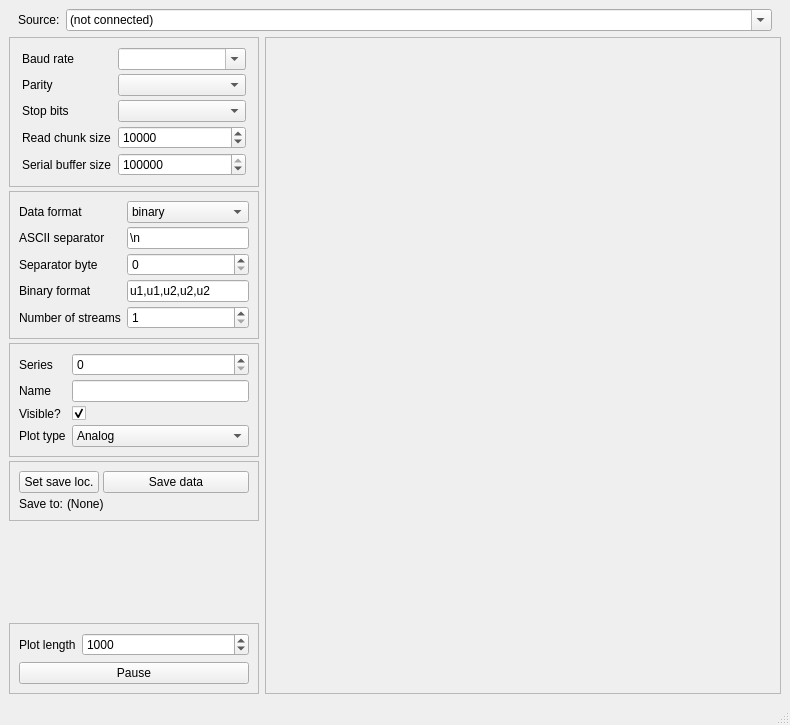
<?xml version="1.0" encoding="UTF-8"?>
<ui version="4.0">
 <class>MainWindow</class>
 <widget class="QMainWindow" name="MainWindow">
  <property name="geometry">
   <rect>
    <x>0</x>
    <y>0</y>
    <width>790</width>
    <height>725</height>
   </rect>
  </property>
  <property name="windowTitle">
   <string>splot</string>
  </property>
  <widget class="QWidget" name="centralwidget">
   <layout class="QHBoxLayout" name="horizontalLayout">
    <property name="leftMargin">
     <number>0</number>
    </property>
    <property name="topMargin">
     <number>0</number>
    </property>
    <property name="rightMargin">
     <number>0</number>
    </property>
    <property name="bottomMargin">
     <number>0</number>
    </property>
    <item>
     <widget class="QFrame" name="verticalFrame_2">
      <property name="sizePolicy">
       <sizepolicy hsizetype="Expanding" vsizetype="Preferred">
        <horstretch>0</horstretch>
        <verstretch>0</verstretch>
       </sizepolicy>
      </property>
      <layout class="QVBoxLayout" name="verticalLayout_3">
       <item>
        <widget class="QFrame" name="sourceFrame_2">
         <property name="sizePolicy">
          <sizepolicy hsizetype="Expanding" vsizetype="Fixed">
           <horstretch>0</horstretch>
           <verstretch>0</verstretch>
          </sizepolicy>
         </property>
         <property name="toolTipDuration">
          <number>-1</number>
         </property>
         <property name="frameShape">
          <enum>QFrame::NoFrame</enum>
         </property>
         <property name="frameShadow">
          <enum>QFrame::Plain</enum>
         </property>
         <layout class="QFormLayout" name="sourceFrame">
          <property name="fieldGrowthPolicy">
           <enum>QFormLayout::ExpandingFieldsGrow</enum>
          </property>
          <property name="formAlignment">
           <set>Qt::AlignLeading|Qt::AlignLeft|Qt::AlignTop</set>
          </property>
          <property name="topMargin">
           <number>0</number>
          </property>
          <property name="bottomMargin">
           <number>0</number>
          </property>
          <item row="0" column="0">
           <widget class="QLabel" name="sourceLabel">
            <property name="sizePolicy">
             <sizepolicy hsizetype="Preferred" vsizetype="Preferred">
              <horstretch>0</horstretch>
              <verstretch>0</verstretch>
             </sizepolicy>
            </property>
            <property name="text">
             <string>Source:</string>
            </property>
           </widget>
          </item>
          <item row="0" column="1">
           <widget class="QComboBox" name="serialPortComboBox">
            <property name="sizePolicy">
             <sizepolicy hsizetype="Expanding" vsizetype="Fixed">
              <horstretch>0</horstretch>
              <verstretch>0</verstretch>
             </sizepolicy>
            </property>
            <property name="toolTip">
             <string>&lt;html&gt;&lt;head/&gt;&lt;body&gt;&lt;p&gt;Select a serial port attached to the system.&lt;/p&gt;&lt;p&gt;&lt;br/&gt;You can also enter an IP address and port, e.g. &amp;quot;127.0.0.1:19021&amp;quot; to connect to port 19021 on the local machine. By default, splot assumes you want a tcp connection, but you can receive udp data as well by entering &amp;quot;udp://&amp;lt;IP&amp;gt;:port&amp;quot;.&lt;/p&gt;&lt;/body&gt;&lt;/html&gt;</string>
            </property>
            <property name="toolTipDuration">
             <number>-1</number>
            </property>
            <property name="editable">
             <bool>true</bool>
            </property>
            <property name="sizeAdjustPolicy">
             <enum>QComboBox::AdjustToContents</enum>
            </property>
            <property name="frame">
             <bool>true</bool>
            </property>
            <item>
             <property name="text">
              <string>(not connected)</string>
             </property>
            </item>
           </widget>
          </item>
         </layout>
        </widget>
       </item>
       <item>
        <layout class="QHBoxLayout" name="horizontalLayout_2">
         <item>
          <widget class="QFrame" name="leftFrame">
           <property name="sizePolicy">
            <sizepolicy hsizetype="Fixed" vsizetype="Preferred">
             <horstretch>0</horstretch>
             <verstretch>0</verstretch>
            </sizepolicy>
           </property>
           <property name="minimumSize">
            <size>
             <width>250</width>
             <height>0</height>
            </size>
           </property>
           <property name="maximumSize">
            <size>
             <width>250</width>
             <height>16777215</height>
            </size>
           </property>
           <layout class="QVBoxLayout" name="verticalLayout_2">
            <property name="spacing">
             <number>4</number>
            </property>
            <property name="leftMargin">
             <number>0</number>
            </property>
            <property name="topMargin">
             <number>0</number>
            </property>
            <property name="rightMargin">
             <number>0</number>
            </property>
            <property name="bottomMargin">
             <number>0</number>
            </property>
            <item>
             <widget class="QFrame" name="serialParametersFrame">
              <property name="sizePolicy">
               <sizepolicy hsizetype="Expanding" vsizetype="Preferred">
                <horstretch>0</horstretch>
                <verstretch>0</verstretch>
               </sizepolicy>
              </property>
              <property name="frameShape">
               <enum>QFrame::StyledPanel</enum>
              </property>
              <property name="frameShadow">
               <enum>QFrame::Raised</enum>
              </property>
              <layout class="QFormLayout" name="serialParametersFormLayout">
               <property name="fieldGrowthPolicy">
                <enum>QFormLayout::ExpandingFieldsGrow</enum>
               </property>
               <property name="verticalSpacing">
                <number>4</number>
               </property>
               <property name="leftMargin">
                <number>12</number>
               </property>
               <property name="topMargin">
                <number>10</number>
               </property>
               <property name="rightMargin">
                <number>12</number>
               </property>
               <property name="bottomMargin">
                <number>10</number>
               </property>
               <item row="0" column="0">
                <widget class="QLabel" name="serialBaudRateLabel">
                 <property name="text">
                  <string>Baud rate</string>
                 </property>
                </widget>
               </item>
               <item row="0" column="1">
                <widget class="QComboBox" name="serialBaudRateComboBox">
                 <property name="sizePolicy">
                  <sizepolicy hsizetype="Expanding" vsizetype="Fixed">
                   <horstretch>0</horstretch>
                   <verstretch>0</verstretch>
                  </sizepolicy>
                 </property>
                 <property name="editable">
                  <bool>true</bool>
                 </property>
                 <property name="insertPolicy">
                  <enum>QComboBox::NoInsert</enum>
                 </property>
                </widget>
               </item>
               <item row="1" column="0">
                <widget class="QLabel" name="serialParityLabel">
                 <property name="text">
                  <string>Parity</string>
                 </property>
                </widget>
               </item>
               <item row="1" column="1">
                <widget class="QComboBox" name="serialParityComboBox">
                 <property name="sizePolicy">
                  <sizepolicy hsizetype="Expanding" vsizetype="Fixed">
                   <horstretch>0</horstretch>
                   <verstretch>0</verstretch>
                  </sizepolicy>
                 </property>
                </widget>
               </item>
               <item row="2" column="0">
                <widget class="QLabel" name="serialStopBitsLabel">
                 <property name="text">
                  <string>Stop bits</string>
                 </property>
                </widget>
               </item>
               <item row="2" column="1">
                <widget class="QComboBox" name="serialStopBitsComboBox">
                 <property name="sizePolicy">
                  <sizepolicy hsizetype="Expanding" vsizetype="Fixed">
                   <horstretch>0</horstretch>
                   <verstretch>0</verstretch>
                  </sizepolicy>
                 </property>
                </widget>
               </item>
               <item row="4" column="0">
                <widget class="QLabel" name="serialReadChunkSizeLabel">
                 <property name="text">
                  <string>Read chunk size</string>
                 </property>
                </widget>
               </item>
               <item row="4" column="1">
                <widget class="QSpinBox" name="serialReadChunkSizeSpinBox">
                 <property name="sizePolicy">
                  <sizepolicy hsizetype="Expanding" vsizetype="Fixed">
                   <horstretch>0</horstretch>
                   <verstretch>0</verstretch>
                  </sizepolicy>
                 </property>
                 <property name="keyboardTracking">
                  <bool>false</bool>
                 </property>
                 <property name="minimum">
                  <number>1</number>
                 </property>
                 <property name="maximum">
                  <number>99999999</number>
                 </property>
                 <property name="value">
                  <number>10000</number>
                 </property>
                </widget>
               </item>
               <item row="5" column="0">
                <widget class="QLabel" name="serialBufferSizeLabel">
                 <property name="text">
                  <string>Serial buffer size</string>
                 </property>
                </widget>
               </item>
               <item row="5" column="1">
                <widget class="QSpinBox" name="serialBufferSizeSpinBox">
                 <property name="sizePolicy">
                  <sizepolicy hsizetype="Expanding" vsizetype="Fixed">
                   <horstretch>0</horstretch>
                   <verstretch>0</verstretch>
                  </sizepolicy>
                 </property>
                 <property name="keyboardTracking">
                  <bool>false</bool>
                 </property>
                 <property name="minimum">
                  <number>10</number>
                 </property>
                 <property name="maximum">
                  <number>99999999</number>
                 </property>
                 <property name="value">
                  <number>100000</number>
                 </property>
                </widget>
               </item>
              </layout>
             </widget>
            </item>
            <item>
             <widget class="QFrame" name="frame">
              <property name="frameShape">
               <enum>QFrame::StyledPanel</enum>
              </property>
              <property name="frameShadow">
               <enum>QFrame::Raised</enum>
              </property>
              <layout class="QFormLayout" name="formLayout">
               <property name="fieldGrowthPolicy">
                <enum>QFormLayout::ExpandingFieldsGrow</enum>
               </property>
               <property name="formAlignment">
                <set>Qt::AlignRight|Qt::AlignTop|Qt::AlignTrailing</set>
               </property>
               <property name="verticalSpacing">
                <number>4</number>
               </property>
               <item row="0" column="0">
                <widget class="QLabel" name="label_13">
                 <property name="text">
                  <string>Data format</string>
                 </property>
                </widget>
               </item>
               <item row="0" column="1">
                <widget class="QComboBox" name="dataFormatComboBox">
                 <property name="sizePolicy">
                  <sizepolicy hsizetype="Expanding" vsizetype="Fixed">
                   <horstretch>0</horstretch>
                   <verstretch>0</verstretch>
                  </sizepolicy>
                 </property>
                 <item>
                  <property name="text">
                   <string>binary</string>
                  </property>
                 </item>
                 <item>
                  <property name="text">
                   <string>ascii</string>
                  </property>
                 </item>
                </widget>
               </item>
               <item row="1" column="0">
                <widget class="QLabel" name="asciiMessageDelimiterLabel">
                 <property name="text">
                  <string>ASCII separator</string>
                 </property>
                </widget>
               </item>
               <item row="1" column="1">
                <widget class="QLineEdit" name="asciiMessageDelimiterLineEdit">
                 <property name="text">
                  <string>\n</string>
                 </property>
                </widget>
               </item>
               <item row="3" column="0">
                <widget class="QLabel" name="binaryDtypeStringLabel">
                 <property name="text">
                  <string>Binary format</string>
                 </property>
                </widget>
               </item>
               <item row="3" column="1">
                <widget class="QLineEdit" name="binaryDtypeStringLineEdit">
                 <property name="sizePolicy">
                  <sizepolicy hsizetype="Expanding" vsizetype="Fixed">
                   <horstretch>0</horstretch>
                   <verstretch>0</verstretch>
                  </sizepolicy>
                 </property>
                 <property name="toolTip">
                  <string>&lt;html&gt;&lt;head/&gt;&lt;body&gt;&lt;p&gt;Binary messages are parsed by numpy as structured datatypes (&lt;a href=&quot;https://numpy.org/doc/stable/user/basics.rec.html#structured-datatypes&quot;&gt;&lt;span style=&quot; text-decoration: underline; color:#0000ff;&quot;&gt;https://numpy.org/doc/stable/user/basics.rec.html#structured-datatypes&lt;/span&gt;&lt;/a&gt;), which can be specified as comma-separated strings (see also &lt;a href=&quot;https://numpy.org/doc/stable/reference/arrays.dtypes.html#arrays-dtypes-constructing&quot;&gt;&lt;span style=&quot; text-decoration: underline; color:#0000ff;&quot;&gt;https://numpy.org/doc/stable/reference/arrays.dtypes.html#arrays-dtypes-constructing&lt;/span&gt;&lt;/a&gt;). For now, it is assumed that each element of the datatype is a scalar, so nested/hierarchical dtypes may produce funky results and errors. &lt;/p&gt;&lt;/body&gt;&lt;/html&gt;</string>
                 </property>
                 <property name="toolTipDuration">
                  <number>-1</number>
                 </property>
                 <property name="text">
                  <string>u1,u1,u2,u2,u2</string>
                 </property>
                </widget>
               </item>
               <item row="4" column="0">
                <widget class="QLabel" name="numberOfStreamsLabel">
                 <property name="text">
                  <string>Number of streams</string>
                 </property>
                </widget>
               </item>
               <item row="4" column="1">
                <widget class="QSpinBox" name="numberOfStreamsSpinBox">
                 <property name="sizePolicy">
                  <sizepolicy hsizetype="Expanding" vsizetype="Fixed">
                   <horstretch>0</horstretch>
                   <verstretch>0</verstretch>
                  </sizepolicy>
                 </property>
                 <property name="keyboardTracking">
                  <bool>false</bool>
                 </property>
                 <property name="minimum">
                  <number>1</number>
                 </property>
                </widget>
               </item>
               <item row="2" column="0">
                <widget class="QLabel" name="binaryMessageDelimiterLabel">
                 <property name="text">
                  <string>Separator byte</string>
                 </property>
                </widget>
               </item>
               <item row="2" column="1">
                <widget class="QSpinBox" name="binaryMessageDelimiterSpinBox">
                 <property name="sizePolicy">
                  <sizepolicy hsizetype="Expanding" vsizetype="Fixed">
                   <horstretch>0</horstretch>
                   <verstretch>0</verstretch>
                  </sizepolicy>
                 </property>
                </widget>
               </item>
              </layout>
             </widget>
            </item>
            <item>
             <widget class="QFrame" name="seriesPropertyFrame">
              <property name="enabled">
               <bool>true</bool>
              </property>
              <property name="frameShape">
               <enum>QFrame::StyledPanel</enum>
              </property>
              <property name="frameShadow">
               <enum>QFrame::Raised</enum>
              </property>
              <layout class="QFormLayout" name="formLayout_2">
               <property name="fieldGrowthPolicy">
                <enum>QFormLayout::ExpandingFieldsGrow</enum>
               </property>
               <property name="verticalSpacing">
                <number>4</number>
               </property>
               <item row="0" column="0">
                <widget class="QLabel" name="seriesLabel">
                 <property name="text">
                  <string>Series</string>
                 </property>
                </widget>
               </item>
               <item row="0" column="1">
                <widget class="QSpinBox" name="seriesSelectorSpinBox">
                 <property name="sizePolicy">
                  <sizepolicy hsizetype="Expanding" vsizetype="Fixed">
                   <horstretch>0</horstretch>
                   <verstretch>0</verstretch>
                  </sizepolicy>
                 </property>
                </widget>
               </item>
               <item row="3" column="0">
                <widget class="QLabel" name="seriesPlotTypeLabel">
                 <property name="text">
                  <string>Plot type</string>
                 </property>
                </widget>
               </item>
               <item row="3" column="1">
                <widget class="QComboBox" name="seriesPlotTypeComboBox">
                 <property name="sizePolicy">
                  <sizepolicy hsizetype="Expanding" vsizetype="Fixed">
                   <horstretch>0</horstretch>
                   <verstretch>0</verstretch>
                  </sizepolicy>
                 </property>
                 <item>
                  <property name="text">
                   <string>Analog</string>
                  </property>
                 </item>
                 <item>
                  <property name="text">
                   <string>Bit mask</string>
                  </property>
                 </item>
                </widget>
               </item>
               <item row="2" column="0">
                <widget class="QLabel" name="seriesVisibleLabel">
                 <property name="text">
                  <string>Visible?</string>
                 </property>
                </widget>
               </item>
               <item row="2" column="1">
                <widget class="QCheckBox" name="seriesVisibleCheckBox">
                 <property name="enabled">
                  <bool>true</bool>
                 </property>
                 <property name="checked">
                  <bool>true</bool>
                 </property>
                </widget>
               </item>
               <item row="1" column="0">
                <widget class="QLabel" name="seriesNameLabel">
                 <property name="text">
                  <string>Name</string>
                 </property>
                </widget>
               </item>
               <item row="1" column="1">
                <widget class="QLineEdit" name="seriesNameLineEdit"/>
               </item>
              </layout>
             </widget>
            </item>
            <item>
             <widget class="QFrame" name="saveFrame">
              <property name="frameShape">
               <enum>QFrame::StyledPanel</enum>
              </property>
              <property name="frameShadow">
               <enum>QFrame::Raised</enum>
              </property>
              <layout class="QVBoxLayout" name="verticalLayout">
               <property name="spacing">
                <number>4</number>
               </property>
               <item>
                <layout class="QFormLayout" name="formLayout_3">
                 <property name="fieldGrowthPolicy">
                  <enum>QFormLayout::ExpandingFieldsGrow</enum>
                 </property>
                 <property name="verticalSpacing">
                  <number>0</number>
                 </property>
                 <item row="0" column="0">
                  <widget class="QPushButton" name="setSaveLocationPushButton">
                   <property name="sizePolicy">
                    <sizepolicy hsizetype="Expanding" vsizetype="Fixed">
                     <horstretch>0</horstretch>
                     <verstretch>0</verstretch>
                    </sizepolicy>
                   </property>
                   <property name="text">
                    <string>Set save loc.</string>
                   </property>
                  </widget>
                 </item>
                 <item row="0" column="1">
                  <widget class="QPushButton" name="savePushButton">
                   <property name="sizePolicy">
                    <sizepolicy hsizetype="Expanding" vsizetype="Fixed">
                     <horstretch>0</horstretch>
                     <verstretch>0</verstretch>
                    </sizepolicy>
                   </property>
                   <property name="text">
                    <string>Save data</string>
                   </property>
                   <property name="checkable">
                    <bool>true</bool>
                   </property>
                  </widget>
                 </item>
                </layout>
               </item>
               <item>
                <layout class="QFormLayout" name="formLayout_5">
                 <item row="0" column="0">
                  <widget class="QLabel" name="saveToLabel">
                   <property name="text">
                    <string>Save to:</string>
                   </property>
                  </widget>
                 </item>
                 <item row="0" column="1">
                  <widget class="QLabel" name="saveLocationLabel">
                   <property name="text">
                    <string>(None)</string>
                   </property>
                  </widget>
                 </item>
                </layout>
               </item>
              </layout>
             </widget>
            </item>
            <item>
             <spacer name="verticalSpacer_3">
              <property name="orientation">
               <enum>Qt::Vertical</enum>
              </property>
              <property name="sizeHint" stdset="0">
               <size>
                <width>20</width>
                <height>40</height>
               </size>
              </property>
             </spacer>
            </item>
            <item>
             <widget class="QFrame" name="frame">
              <property name="frameShape">
               <enum>QFrame::StyledPanel</enum>
              </property>
              <property name="frameShadow">
               <enum>QFrame::Raised</enum>
              </property>
              <layout class="QFormLayout" name="formLayout_4">
               <property name="fieldGrowthPolicy">
                <enum>QFormLayout::ExpandingFieldsGrow</enum>
               </property>
               <item row="0" column="0">
                <widget class="QLabel" name="plotLengthLabel">
                 <property name="text">
                  <string>Plot length</string>
                 </property>
                </widget>
               </item>
               <item row="0" column="1">
                <widget class="QSpinBox" name="plotLengthSpinBox">
                 <property name="sizePolicy">
                  <sizepolicy hsizetype="Expanding" vsizetype="Fixed">
                   <horstretch>0</horstretch>
                   <verstretch>0</verstretch>
                  </sizepolicy>
                 </property>
                 <property name="keyboardTracking">
                  <bool>false</bool>
                 </property>
                 <property name="minimum">
                  <number>10</number>
                 </property>
                 <property name="maximum">
                  <number>100000</number>
                 </property>
                 <property name="value">
                  <number>1000</number>
                 </property>
                </widget>
               </item>
               <item row="1" column="0" colspan="2">
                <widget class="QPushButton" name="pausePushButton">
                 <property name="text">
                  <string>Pause</string>
                 </property>
                 <property name="checkable">
                  <bool>true</bool>
                 </property>
                </widget>
               </item>
              </layout>
             </widget>
            </item>
           </layout>
          </widget>
         </item>
         <item>
          <widget class="QFrame" name="verticalFrame">
           <property name="frameShape">
            <enum>QFrame::StyledPanel</enum>
           </property>
           <property name="frameShadow">
            <enum>QFrame::Raised</enum>
           </property>
           <layout class="QVBoxLayout" name="plotVBoxLayout"/>
          </widget>
         </item>
        </layout>
       </item>
      </layout>
     </widget>
    </item>
   </layout>
  </widget>
  <widget class="QMenuBar" name="menubar">
   <property name="geometry">
    <rect>
     <x>0</x>
     <y>0</y>
     <width>790</width>
     <height>37</height>
    </rect>
   </property>
  </widget>
  <widget class="QStatusBar" name="statusbar"/>
 </widget>
 <resources/>
 <connections/>
</ui>
